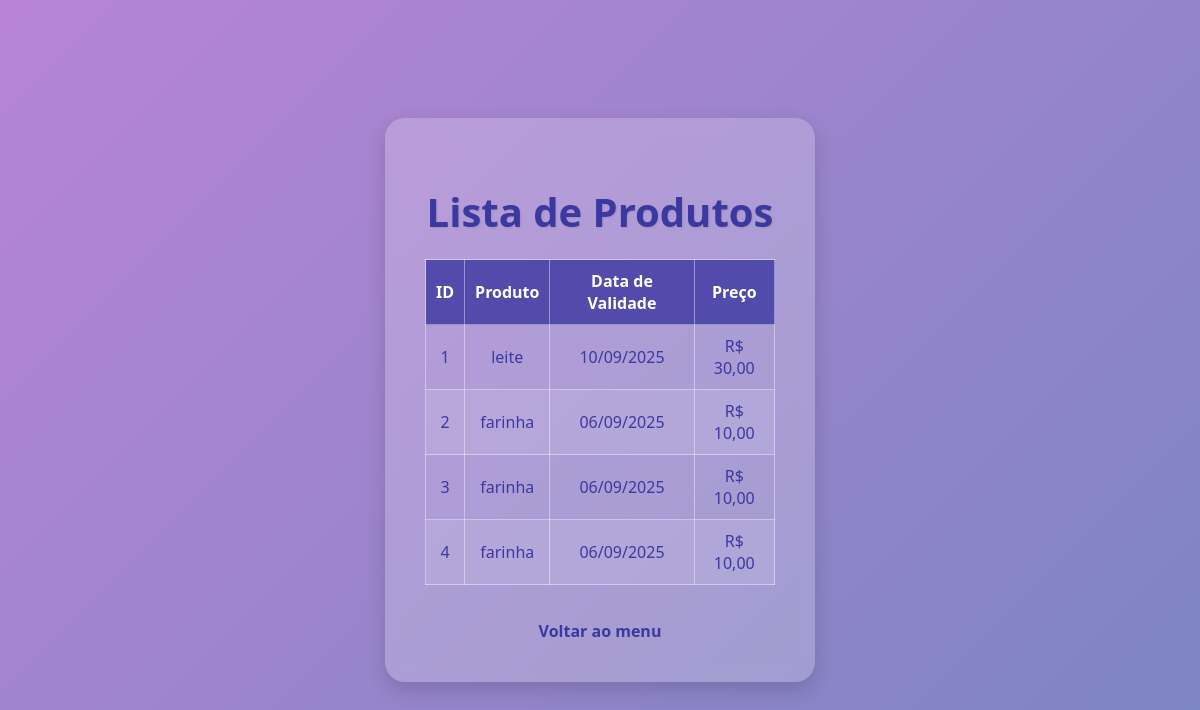
The page /select.php on the database its author committed.
### tables this page shows
CREATE TABLE `produtos` (
  `codigo` int(11) NOT NULL,
  `produto` varchar(45) NOT NULL,
  `data_validade` varchar(10) NOT NULL,
  `preco` decimal(4,0) NOT NULL
);

### select.php (the view, shortened to what this page needs)
<?php
include 'conexao.php';
$sql = "SELECT codigo, produto, data_validade, preco FROM produtos";
$stmt = $pdo->prepare($sql);
$stmt->execute();
$produtos = $stmt->fetchAll(PDO::FETCH_ASSOC);
?>
<!DOCTYPE html>
<html lang="pt-br">
<head>
  <link rel="stylesheet" href="style.css">
</head>
<body>
  <div class="container d-flex justify-content-center align-items-center vh-100">
    <div class="form-card">
      <h1>Lista de Produtos</h1>
      <table class="produtos-table">
          <thead>
            <tr>
                <th>ID</th>
                <th>Produto</th>
                <th>Data de Validade</th>
                <th>Preço</th>
            </tr>
          </thead>
          <tbody>
            <?php if ($produtos): ?>
              <?php foreach ($produtos as $p): ?>
                  <tr>
                      <td><?= $p['codigo'] ?></td>
                      <td><?= $p['produto'] ?></td>
                      <td><?= $p['data_validade'] ?></td>
                      <td>R$ <?= number_format($p['preco'], 2, ',', '.') ?></td>
                  </tr>
              <?php endforeach; ?>
            <?php else: ?>
              <tr>
                  <td colspan="4">Nenhum produto cadastrado.</td>
              </tr>
            <?php endif; ?>
          </tbody>
      </table>
      <a class="btn-voltar" href="index.php">Voltar ao menu</a>
    </div>
  </div>
</body>
</html>

### style.css (style rules this page uses)
body { background: linear-gradient(135deg, #b884d6, #7a85c1); font-family: "Segoe UI", Tahoma, Geneva, Verdana, sans-serif; margin: 0; padding: 0; display: flex; justify-content: center; align-items: center; flex-direction: column; min-height: 100vh; }
.container-card, .form-card { background: rgba(255, 255, 255, 0.2); padding: 40px; border-radius: 20px; box-shadow: 0 8px 20px rgba(0, 0, 0, 0.15); backdrop-filter: blur(6px); text-align: center; max-width: 90%; overflow-x: auto; }
h1 { font-size: 2.5rem; font-weight: bold; color: #3b38a0; text-shadow: 1px 1px 2px rgba(0, 0, 0, 0.1); margin-bottom: 20px; }
.btn-voltar { display: inline-block; margin-top: 15px; color: #3b38a0; font-weight: bold; text-decoration: none; transition: color 0.3s ease; }
.form-card { width: 350px; }
.produtos-table { width: 100%; border-collapse: collapse; margin-bottom: 20px; }
.produtos-table th, .produtos-table td { padding: 10px; border: 1px solid rgba(255, 255, 255, 0.4); color: #3b38a0; text-align: center; }
.produtos-table th { background-color: rgba(59, 56, 160, 0.8); color: white; font-weight: bold; }
.produtos-table tr:nth-child(even) { background-color: rgba(255, 255, 255, 0.1); }

### rows shown on the page
produtos: codigo "1", produto "leite", data_validade "10/09/2025", preco "30,00"
produtos: codigo "2", produto "farinha", data_validade "06/09/2025", preco "10,00"
produtos: codigo "3", produto "farinha", data_validade "06/09/2025", preco "10,00"
produtos: codigo "4", produto "farinha", data_validade "06/09/2025", preco "10,00"
